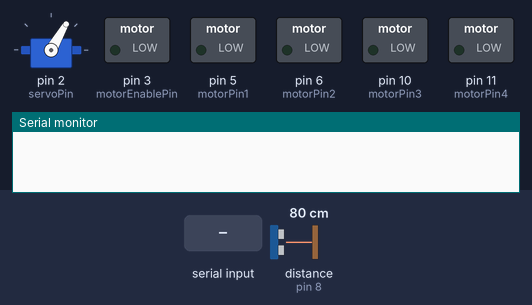
A sketch run on a simulated Arduino Uno, built with avr-gcc and run on an emulated ATmega328P. Parts: servo, switched loads named in the sketch (green lamp = pin HIGH), the last lines printed to the serial monitor. Inputs (shaded band) come from the test bench; at power-on: distance to the obstacle (sensor on pin 8) 80 cm. The echo pulse lasts 58.3 µs per cm.

Above: at 1.2 s.
1.3 s: "L90\n" received over Serial
At 2.2 s:
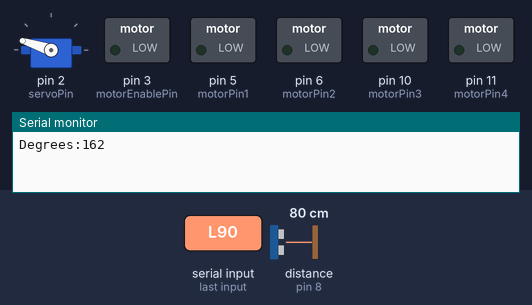
2.8 s: "M90\n" received over Serial
At 3.2 s:
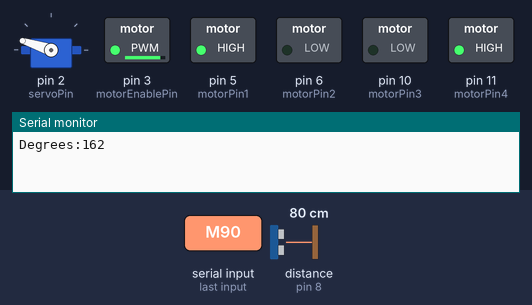
4.3 s: distance to the obstacle (sensor on pin 8) set to 38 cm
5.8 s: distance to the obstacle (sensor on pin 8) set to 32 cm
At 6.6 s:
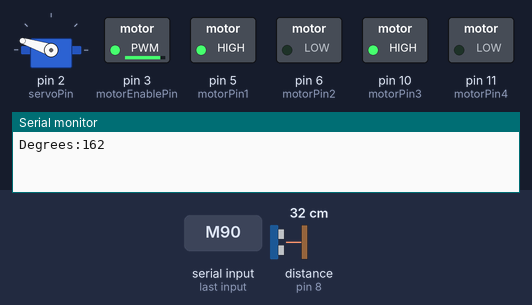
7.3 s: "L,45\n" received over Serial
At 8.5 s:
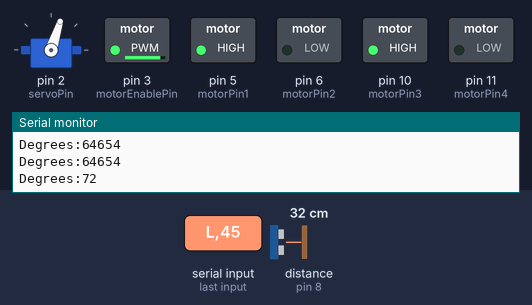
8.8 s: "S90\n" received over Serial
At 10.1 s:
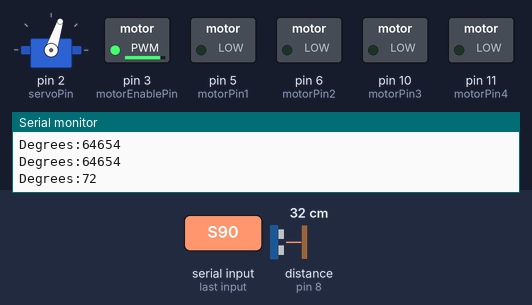
Timing chart, 0 to 11.3 s (numbered marks = the images above; inputs shaded):
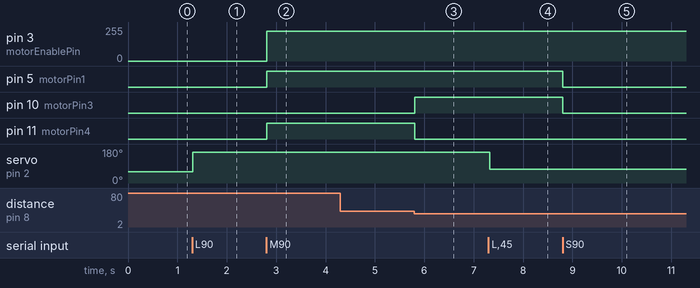

Measured:
- the behaviour switches between 35 and 34 cm on distance to the obstacle (sensor on pin 8) (found by bisection; images 2 and 3)
- after the input at 1.3 s, servo on pin 2 (servoPin): 60° → 162° at once
- after the input at 2.8 s, pin 3 (motorEnablePin): 0/255 → 225/255 at once; pin 5 (motorPin1), pin 11 (motorPin4): LOW → HIGH at once
- after the input at 4.3 s, every drawn part: stays the same
- after the input at 5.8 s, pin 10 (motorPin3): LOW → HIGH at once; pin 11 (motorPin4): HIGH → LOW at once
- after the input at 7.3 s, servo on pin 2 (servoPin): 162° → 72° at once
- after the input at 8.8 s, pin 5 (motorPin1), pin 10 (motorPin3): HIGH → LOW at once

The sketch:

main.ino
```cpp
// Include libraries
#include <NewPing.h>
#include <Servo.h>

// SENSORS
#define TRIGGER_PIN  7  // Arduino pin tied to trigger pin on the ultrasonic sensor.
#define ECHO_PIN     8  // Arduino pin tied to echo pin on the ultrasonic sensor.
#define MAX_DISTANCE 300 // Maximum distance we want to ping for (in centimeters). Maximum sensor distance is rated at 400-500cm.
int min_safe_dist_cm = 35; // Maximum range needed

NewPing sonar(TRIGGER_PIN, ECHO_PIN, MAX_DISTANCE); // Creating the NewPing Object.

//ACTUATORS

//L293D
//Motor A
const int motorPin1  = 5;  // Pin 14 of L293
const int motorPin2  = 6;  // Pin 10 of L293
//Motor B
const int motorPin3  = 10; // Pin  7 of L293
const int motorPin4  = 11;  // Pin  2 of L293
//Enable pin (controls both motors)
const int motorEnablePin = 3;

// Servo
int servoPin = 2;
String degreesStr = "";
unsigned int degrees = 60;
// Create a servo object
Servo Servo1;

char receivedChar;
char command = 'S';
char lastReceivedCommand = command;
unsigned int speed = 0;
unsigned int distance_cm;
boolean newData = false;


void setup() {

  Serial.begin(9600);
  Servo1.attach(servoPin);
  Servo1.write(degrees);
  //Set pins as outputs
  pinMode(motorPin1, OUTPUT);
  pinMode(motorPin2, OUTPUT);
  pinMode(motorPin3, OUTPUT);
  pinMode(motorPin4, OUTPUT);
  pinMode(motorEnablePin, OUTPUT);
}

void loop() {

  getCommand();
  pingSonar();
  Move();

}

void pingSonar() {

    unsigned int uS = sonar.ping(); // Send ping, get ping time in microseconds (uS). Pings every 500ms, as per the delay set in the loop below. 29ms should be the shortest ping delay.
    // Serial.print("Ping: ");
    distance_cm = uS / US_ROUNDTRIP_CM; // Convert ping time to distance in cm and print result (0 = outside set distance range)
    // Serial.println(distance_cm); // Convert ping time to distance in cm and print result (0 = outside set distance range)
}

void getCommand() {

  if (Serial.available() > 0) {

    receivedChar = Serial.read();
    // Serial.print("Received: ");
    // Serial.println(receivedChar);
    if ((receivedChar != lastReceivedCommand)&&(receivedChar=='S' || receivedChar=='Q' || receivedChar=='M' || receivedChar =='L')){
      command = receivedChar;

      lastReceivedCommand = command;
    }
    if (receivedChar=='M'){
      receivedChar = Serial.read();
      speed = receivedChar - '0';
      speed = (255 / 10) * speed;
    }
    if (receivedChar=='L'){
      degrees = 201;
      while(degrees > 200){
        receivedChar = Serial.read();
        degrees = receivedChar - '0';
        degrees = degrees * 18;
        Serial.print("Degrees:");
        Serial.println(degrees);
      }
    }
  }

}

void Move() {

  if(command=='Q'){
      executeMoveSet();
  }
  if(command=='S'){
    Stop();
  }
  if(command=='M'){
      basicMove();
  }
  if(command=='L'){
    Servo1.write(degrees);
  }
}


void basicMove(){
    // Serial.print("Ping2: ");
    // Serial.println(distance_cm);
    if (distance_cm < min_safe_dist_cm){
        // Turn right
        digitalWrite(motorPin1, HIGH);
        digitalWrite(motorPin2, LOW);
        digitalWrite(motorPin3, HIGH);
        digitalWrite(motorPin4, LOW);
        analogWrite(motorEnablePin, speed);
        }
    else{
        // Drive forward
        digitalWrite(motorPin1, HIGH);
        digitalWrite(motorPin2, LOW);
        digitalWrite(motorPin3, LOW);
        digitalWrite(motorPin4, HIGH);
        analogWrite(motorEnablePin, speed);
        }
}

void Stop(){
  digitalWrite(motorPin1, LOW);
  digitalWrite(motorPin2, LOW);
  digitalWrite(motorPin3, LOW);
  digitalWrite(motorPin4, LOW);
}

void executeMoveSet(){
    ;
}
```
